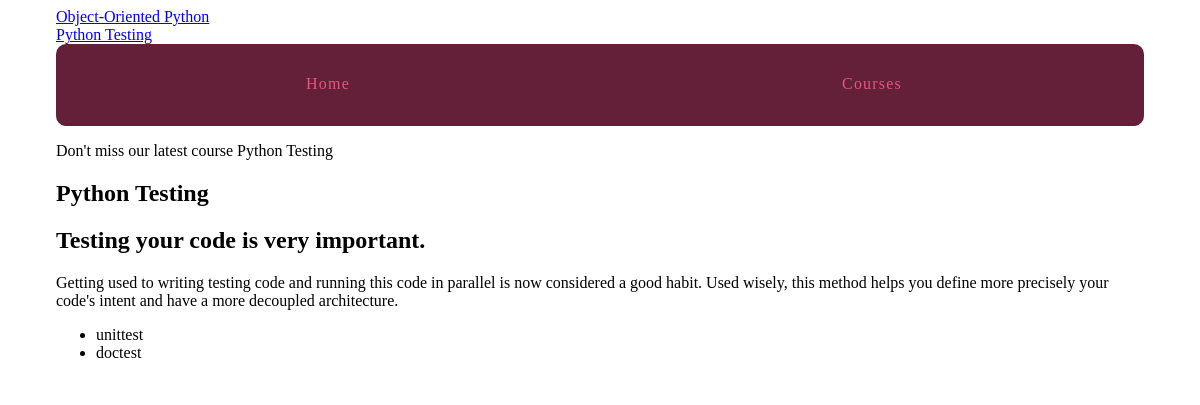
Screenshot of /courses/2 with the database file from the repository.
### courses/models.py (models this page shows)
class Course(models.Model):
    created_at = models.DateTimeField(auto_now_add=True)
    title = models.CharField(max_length=255)
    description = models.TextField()
    def __str__(self):
        return self.title

### courses/views.py (the view)
# urls.py: url(r'^(?P<pk>\d+)$', views.course_detail, name='detail'),
def course_detail(request, pk):
    course = get_object_or_404(Course, pk=pk)
    return render(request, 'courses/course_detail.html', {'course': course})

### courses/templatetags/course_extras.py (called while the page is built)
@register.simple_tag  # simple bcs only returns a string
def newest_course():
    return Course.objects.latest('created_at')

@register.inclusion_tag('courses/course_nav.html')
def nav_courses_list():
    courses = Course.objects.all()
    return {'courses': courses}

@register.filter('makdown_to_html')
def makdown_to_html(makdown_text):
    html_body = markdown2.markdown(makdown_text)
    return mark_safe(html_body)

### courses/templates/courses/course_detail.html (shortened to what this page needs)
{% extends "layout.html" %}
{% load course_extras %}
{% block content %}
    <article>
        <h2>{{ course.title }}</h2>
    </article>
    {{ course.description|makdown_to_html }}
{% endblock %}

### templates/layout.html (shortened to what this page needs)
<!DOCTYPE html>
{% load static from staticfiles %}
{% load course_extras %}
<html lang="en">
<head>
    <link type="text/css" rel="stylesheet" href="{% static "css/layout.css" %}">
</head>
<body>
<div class="site-container">
    {% nav_courses_list %}
    <nav>
        <a href="#">Home</a>
        <a href="{% url 'course:list' %}">Courses</a>
    </nav>
    <p>Don't miss our latest course {% newest_course %}</p>
    {% block content %}
    {% endblock %}
</div>
</body>
</html>

### courses/templates/courses/course_nav.html
{% for course in courses %}
    <div><a href="{% url 'course:detail' pk=course.pk %}">{{ course.title }}</a></div>
{% endfor %}

### assets/css/layout.css (style rules this page uses)
html { box-sizing: border-box; }
*, *::after, *::before { box-sizing: inherit; }
.site-container { max-width: 68em; margin-left: auto; margin-right: auto; }
.site-container::after { clear: both; content: ""; display: table; }
.site-container nav { width: 100%; display: table; width: 100%; table-layout: fixed; border-bottom-left-radius: 10px; border-bottom-right-radius: 10px; border-top-left-radius: 10px; border-top-right-radius: 10px; border-bottom-left-radius: 10px; border-top-left-radius: 10px; border-bottom-right-radius: 10px; border-top-right-radius: 10px; background-color: #642039; margin-bottom: 1em; overflow: hidden; }
.site-container nav a { display: table-cell; width: 8.33333%; padding: 10px; border-bottom: 2px solid #642039; color: #e6557e; letter-spacing: 0.075em; line-height: 60px; text-align: center; text-decoration: none; }

### rows the page displays
Course: title "Object-Oriented Python"
Course: title "Python Testing", description|makdown_to_html "Testing your code is very important. Getting used to writing testing code and running this code in parallel is now considered a good habit. Used wisely, this method helps you define more precisely your code's intent and have a more decoupled architecture. unittest doctest"
